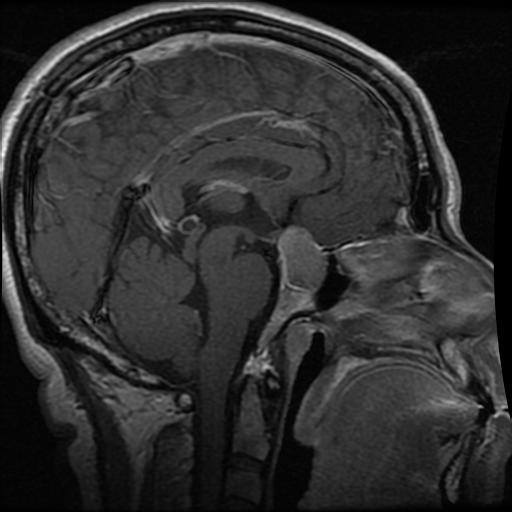
#> input picture imagen 2.jpg, 512 x 512 px
$ jupyter execute Practica_4.ipynb
#> lines starting #> are read from the running program, lines starting #| are printed output that depends on the picture
# Práctica 4 Procesamiento geométrico y procesamiento de histograma

## Universidad Autónoma de Nuevo León
## Facultad de Ingeniería Mecánica y Eléctrica

Integrantes:
- Cristian Alexis De La Cruz Cabrera 2065212
- Octavio Rodríguez Cázares 2100243

Grupo: 309
Hora: N4 / Día: Miércoles

Docence : Ing. Noe Adiel Ponce Moreno

[cell 1]
import cv2
import numpy as np
import matplotlib.pyplot as plt

from pathlib import Path
from google.colab import files

# Configuración de las figuras
plt.rcParams.update({
    "figure.facecolor": "white",
    "axes.facecolor": "white",
    "font.size": 11,
    "axes.titlesize": 12
})

# Archivos que utilizaremos
NOMBRE_GEOMETRIA = "imagen 2.jpg"
NOMBRE_HISTOGRAMA = "Imagen 1.jpg"

carpeta_resultados = Path("resultados_practica_4")
carpeta_resultados.mkdir(exist_ok=True)


def buscar_archivo(nombre):
    for ruta in Path(".").iterdir():
        if ruta.is_file() and ruta.name.lower() == nombre.lower():
            return ruta
    return None


nombres = [NOMBRE_GEOMETRIA, NOMBRE_HISTOGRAMA]

faltantes = [
    nombre for nombre in nombres
    if buscar_archivo(nombre) is None
]

if faltantes:
    print("Selecciona las siguientes imágenes:")
    for nombre in faltantes:
        print("-", nombre)

    archivos_subidos = files.upload()


faltantes = [
    nombre for nombre in nombres
    if buscar_archivo(nombre) is None
]

if faltantes:
    raise FileNotFoundError(
        "Faltan estos archivos: "
        + ", ".join(faltantes)
        + ". Revisa sus nombres y vuelve a ejecutar esta celda."
    )


def cargar_grises(nombre):
#> called with nombre = 'imagen 2.jpg'
    ruta = buscar_archivo(nombre)
    imagen = cv2.imread(str(ruta), cv2.IMREAD_GRAYSCALE)
#> imagen is the input picture: shape (512, 512); min 0, max 252, mean 46.7

    if imagen is None:
        raise ValueError(f"No se pudo leer: {nombre}")

    return imagen


img_geometria = cargar_grises(NOMBRE_GEOMETRIA)
img_histograma = cargar_grises(NOMBRE_HISTOGRAMA)
#> call 2 of cargar_grises, with nombre = 'Imagen 1.jpg'
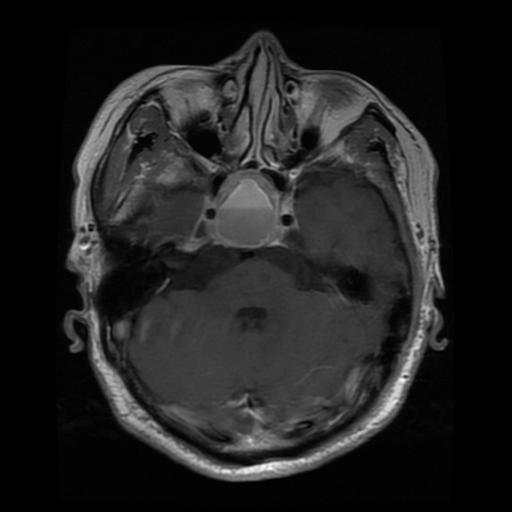
#> input picture Imagen 1.jpg, 512 x 512 px
#> in cargar_grises, imagen is the input picture: shape (512, 512); min 0, max 252, mean 33.2

alto, ancho = img_geometria.shape
#> alto = 512; ancho = 512

print("Imágenes cargadas correctamente.")
print(
    f"Imagen 2: {ancho} píxeles de ancho "
    f"y {alto} píxeles de alto."
)
#| Imagen 2: 512 píxeles de ancho y 512 píxeles de alto.
print(
    f"Imagen 1: {img_histograma.shape[1]} píxeles de ancho "
    f"y {img_histograma.shape[0]} píxeles de alto."
)
#| Imagen 1: 512 píxeles de ancho y 512 píxeles de alto.

[cell 2]
def mostrar_comparacion(
    imagenes,
    titulos,
    titulo_general,
    nombre_archivo,
    escala_espacial_comun=False
):
    fig, ejes = plt.subplots(
        1,
        len(imagenes),
        figsize=(5 * len(imagenes), 5),
        squeeze=False
    )

    ejes = ejes.ravel()

    max_alto = max(imagen.shape[0] for imagen in imagenes)
    max_ancho = max(imagen.shape[1] for imagen in imagenes)

    for eje, imagen, titulo in zip(ejes, imagenes, titulos):
        h, w = imagen.shape

        eje.imshow(
            imagen,
            cmap="gray",
            vmin=0,
            vmax=255,
            interpolation="nearest"
        )

        eje.set_title(
            f"{titulo}\n{w} × {h} píxeles",
            pad=10
        )

        if escala_espacial_comun:
            eje.set_xlim(-0.5, max_ancho - 0.5)
            eje.set_ylim(max_alto - 0.5, -0.5)

        eje.axis("off")

    fig.suptitle(titulo_general, fontsize=16)
    fig.tight_layout(rect=[0, 0, 1, 0.9])

    fig.savefig(
        carpeta_resultados / nombre_archivo,
        dpi=180,
        bbox_inches="tight"
    )

    plt.show()
    plt.close(fig)

[cell 3]
# Traslación de 50 píxeles en x y 30 en y
matriz_traslacion_entera = np.float32([
    [1, 0, 50],
    [0, 1, 30]
])

traslacion_entera = cv2.warpAffine(
    img_geometria,
    matriz_traslacion_entera,
    (ancho, alto),
    flags=cv2.INTER_LINEAR,
    borderMode=cv2.BORDER_CONSTANT,
    borderValue=0
)
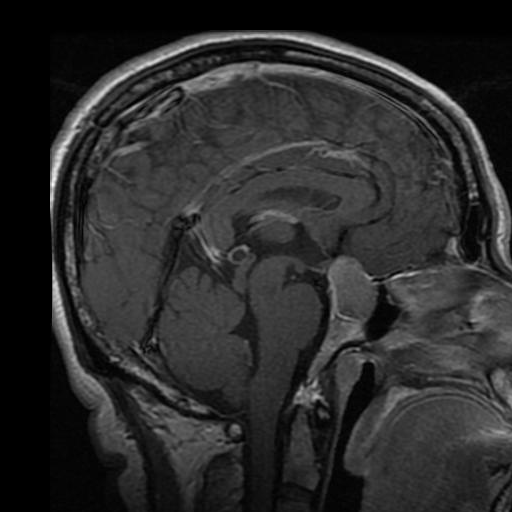
#> traslacion_entera: shape (512, 512); min 0, max 252, mean 43.3

# Traslación de 20.5 píxeles en x y 15.5 en y
matriz_traslacion_decimal = np.float32([
    [1, 0, 20.5],
    [0, 1, 15.5]
])

traslacion_decimal = cv2.warpAffine(
    img_geometria,
    matriz_traslacion_decimal,
    (ancho, alto),
    flags=cv2.INTER_LINEAR,
    borderMode=cv2.BORDER_CONSTANT,
    borderValue=0
)
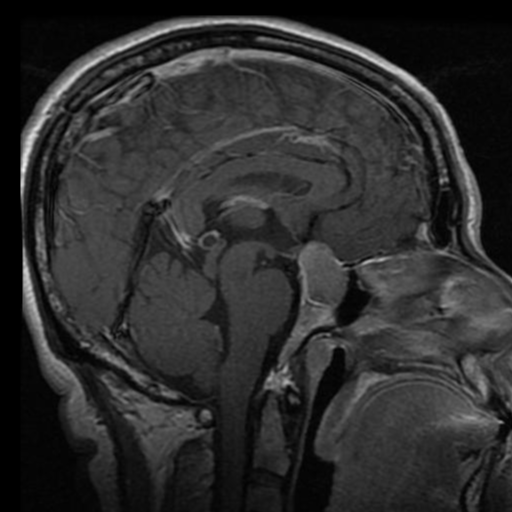
#> traslacion_decimal: shape (512, 512); min 0, max 242, mean 45.7

mostrar_comparacion(
    imagenes=[
        img_geometria,
        traslacion_entera,
        traslacion_decimal
    ],
    titulos=[
        "Original",
        "Traslación: (50, 30)",
        "Traslación: (20.5, 15.5)"
    ],
    titulo_general="Figura 1. Traslación de la imagen",
    nombre_archivo="Figura_1_Traslacion.png"
)
#> the loop in mostrar_comparacion, `for eje, imagen, titulo in zip(ejes, imagenes, titulos):` made 3 passes
#> titulo on passes 1 to 3: 'Original', 'Traslación: (50, 30)', 'Traslación: (20.5, 15.5)'
#> in mostrar_comparacion, `fig.savefig( carpeta_resultados / nombre_archivo, dpi=180, bbox_inches..`:
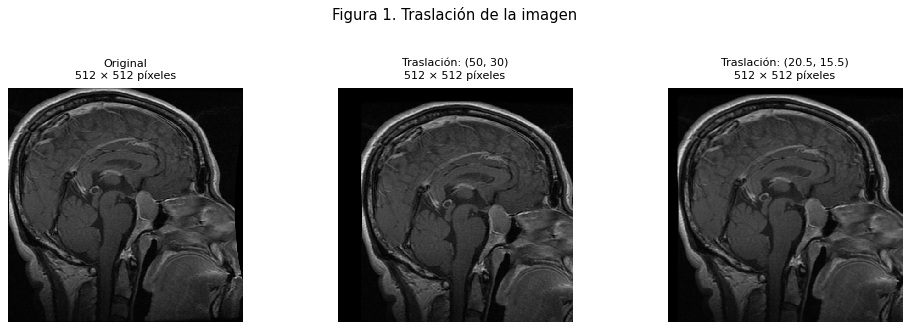
#> figure drawn by matplotlib, 3 panels

cv2.imwrite(
    str(carpeta_resultados / "Traslacion_50_30.png"),
    traslacion_entera
)

cv2.imwrite(
    str(carpeta_resultados / "Traslacion_20_5_15_5.png"),
    traslacion_decimal
)
#> Out = True

[cell 4]
# Centro geométrico de la imagen
centro = (
    (ancho - 1) / 2,
    (alto - 1) / 2
)
#> centro = (255.5, 255.5)

# Matriz de rotación de 45 grados
matriz_rotacion = cv2.getRotationMatrix2D(
    centro,
    45,
    1.0
)

imagen_rotada = cv2.warpAffine(
    img_geometria,
    matriz_rotacion,
    (ancho, alto),
    flags=cv2.INTER_LINEAR,
    borderMode=cv2.BORDER_CONSTANT,
    borderValue=0
)
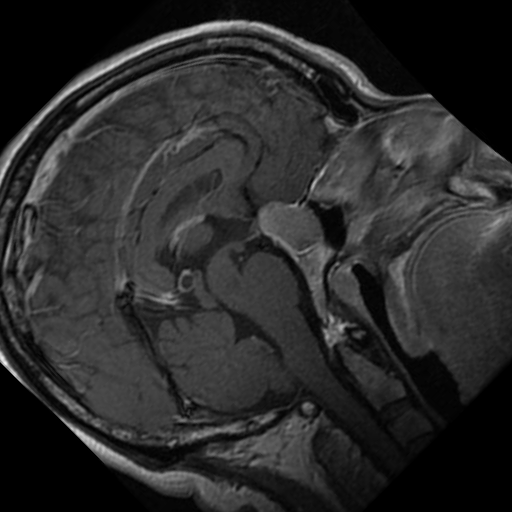
#> imagen_rotada: shape (512, 512); min 0, max 244, mean 42.6

mostrar_comparacion(
    imagenes=[
        img_geometria,
        imagen_rotada
    ],
    titulos=[
        "Original",
        "Rotación de 45°"
    ],
    titulo_general="Figura 2. Rotación alrededor del centro",
    nombre_archivo="Figura_2_Rotacion.png"
)
#> the loop in mostrar_comparacion (call 2), `for eje, imagen, titulo in zip(ejes, imagenes, titulos):` made 2 passes
#> (titulo, h, w) on passes 1 to 2: ('Original', 512, 512), ('Rotación de 45°', 512, 512)

cv2.imwrite(
    str(carpeta_resultados / "Rotacion_45_grados.png"),
    imagen_rotada
)
#> Out = True

[cell 5]
# Tamaños de las imágenes resultantes
tamano_150 = (
    max(1, round(ancho * 1.5)),
    max(1, round(alto * 1.5))
)
#> tamano_150 = (768, 768)

tamano_50 = (
    max(1, round(ancho * 0.5)),
    max(1, round(alto * 0.5))
)
#> tamano_50 = (256, 256)

imagen_150 = cv2.resize(
    img_geometria,
    tamano_150,
    interpolation=cv2.INTER_LINEAR
)

imagen_50 = cv2.resize(
    img_geometria,
    tamano_50,
    interpolation=cv2.INTER_AREA
)

mostrar_comparacion(
    imagenes=[
        img_geometria,
        imagen_150,
        imagen_50
    ],
    titulos=[
        "Original: 100 %",
        "Escalado: 150 %",
        "Escalado: 50 %"
    ],
    titulo_general="Figura 3. Escalado de la imagen",
    nombre_archivo="Figura_3_Escalado.png",
    escala_espacial_comun=True
)

cv2.imwrite(
    str(carpeta_resultados / "Escalado_150.png"),
    imagen_150
)

cv2.imwrite(
    str(carpeta_resultados / "Escalado_50.png"),
    imagen_50
)
#> Out = True

[cell 6]
# Ecualización de la imagen en escala de grises
imagen_ecualizada = cv2.equalizeHist(img_histograma)
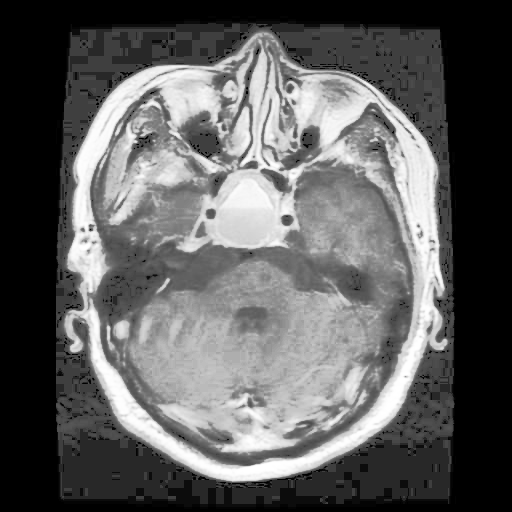
#> imagen_ecualizada: shape (512, 512); min 0, max 255, mean 95.1

# Histogramas
hist_original = cv2.calcHist(
    [img_histograma],
    [0],
    None,
    [256],
    [0, 256]
).ravel()
#> hist_original = 256 values, max 72111 at index 0, min 0 at index 244, mean 1024

hist_ecualizado = cv2.calcHist(
    [imagen_ecualizada],
    [0],
    None,
    [256],
    [0, 256]
).ravel()
#> hist_ecualizado = 256 values, max 72111 at index 0, min 0 at index 1, mean 1024

niveles = np.arange(256)

# Mismo límite vertical para comparar ambos histogramas
limite_y = max(
    hist_original.max(),
    hist_ecualizado.max()
) * 1.05
#> limite_y = 75716.6

fig, ejes = plt.subplots(
    2,
    2,
    figsize=(13, 10)
)

# Imágenes
ejes[0, 0].imshow(
    img_histograma,
    cmap="gray",
    vmin=0,
    vmax=255
)
ejes[0, 0].set_title("Imagen original")
ejes[0, 0].axis("off")

ejes[0, 1].imshow(
    imagen_ecualizada,
    cmap="gray",
    vmin=0,
    vmax=255
)
ejes[0, 1].set_title("Imagen ecualizada")
ejes[0, 1].axis("off")

# Histograma original
ejes[1, 0].plot(
    niveles,
    hist_original,
    color="#245a81",
    linewidth=1.2
)
ejes[1, 0].fill_between(
    niveles,
    hist_original,
    color="#245a81",
    alpha=0.25
)
ejes[1, 0].set_title("Histograma original")

# Histograma ecualizado
ejes[1, 1].plot(
    niveles,
    hist_ecualizado,
    color="#b45a24",
    linewidth=1.2
)
ejes[1, 1].fill_between(
    niveles,
    hist_ecualizado,
    color="#b45a24",
    alpha=0.25
)
ejes[1, 1].set_title("Histograma después de ecualizar")

for eje in ejes[1, :]:
    eje.set_xlabel("Intensidad de gris")
    eje.set_ylabel("Número de píxeles")
    eje.set_xlim(0, 255)
    eje.set_ylim(0, limite_y)
    eje.grid(alpha=0.2)

fig.suptitle(
    "Figura 4. Ecualización y comparación de histogramas",
    fontsize=16
)

fig.tight_layout(rect=[0, 0, 1, 0.95])

fig.savefig(
    carpeta_resultados / "Figura_4_Ecualizacion_Histogramas.png",
    dpi=180,
    bbox_inches="tight"
)
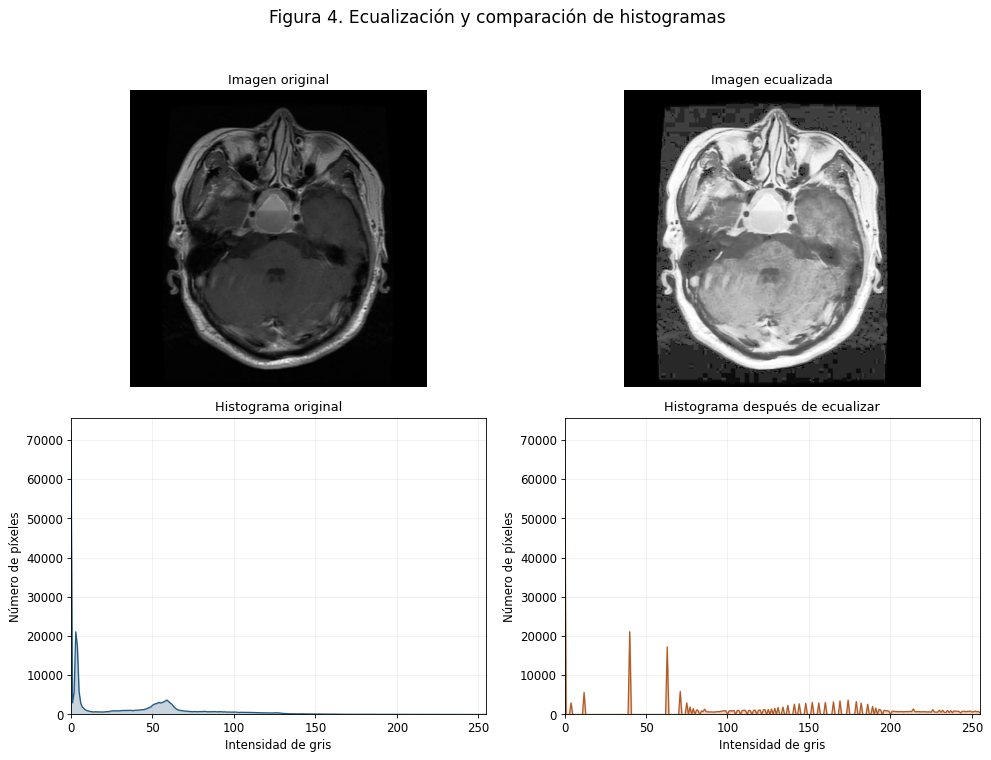
#> figure drawn by matplotlib, 4 panels; panel 3: curve peaks at x = 0, y = 72111; panel 4: curve peaks at x = 0, y = 72111

plt.show()
plt.close(fig)

cv2.imwrite(
    str(carpeta_resultados / "Imagen_1_ecualizada.png"),
    imagen_ecualizada
)
#> Out = True
